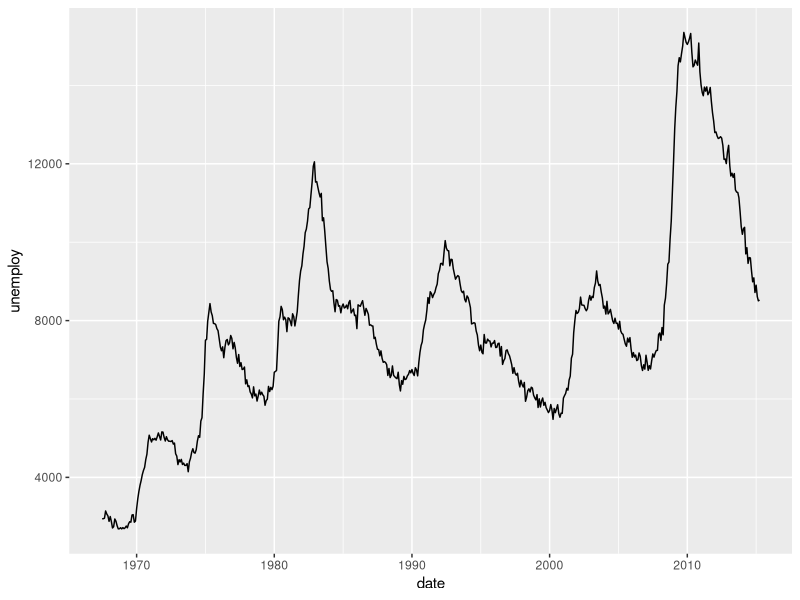
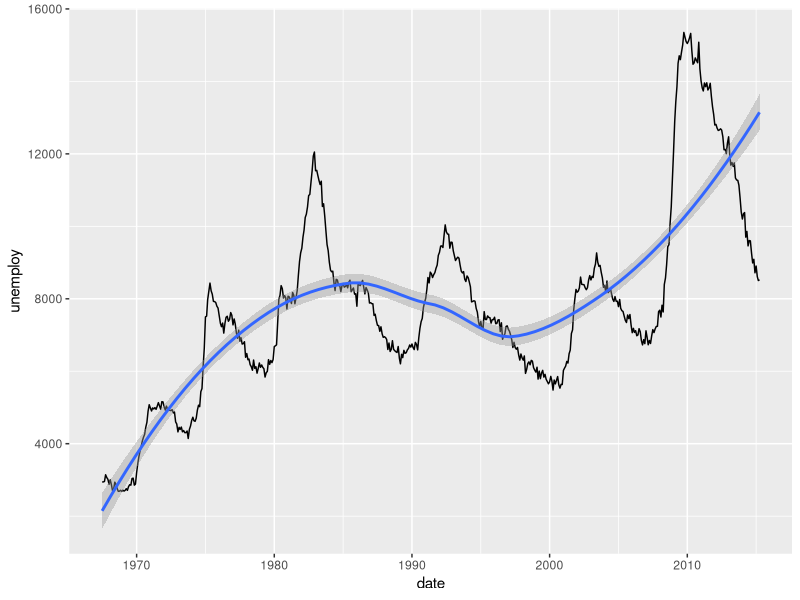

Reproduce these figures in R, in order.

library(dplyr)

library(ggplot2)

head(economics)

a <- ggplot(data = economics, aes(x = date, y = unemploy))
a <- a + geom_line()
a

a <- ggplot(data = economics, aes(x = date, y = unemploy))
a <- a + geom_line()
a <- a + geom_smooth(method = "loess")
a

df <- data.frame(birth_state=c("Illinois", "Arizona", NA),
                 data_scientist=c("Kevin", "Matt", "Jonathan"))

df

df$birth_state == "Arizona"

just_Arizona <- df[df$birth_state=="Arizona",]

just_Arizona

really_just_Arizona <- df[which(df$birth_state=="Arizona"),]

really_just_Arizona

a <- -5

a

a<-5

a


